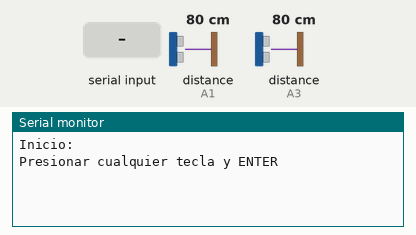
Simulated run of this sketch. Board: Arduino Uno, built with avr-gcc and run on an emulated ATmega328P. Shown: the last lines printed to the serial monitor. The test bench sets the inputs (shaded band); at power-on: distance to the obstacle (sensors on A1, A3) 80 cm. The echo pulse lasts 58.3 µs per cm.

Above: at 0.8 s.
0.9 s: "1" received over Serial
At 1.17 s:
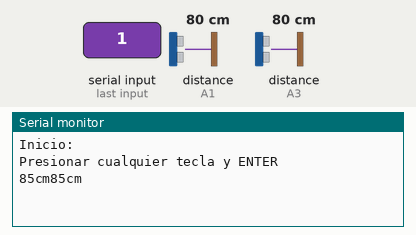
2.8 s: distance to the obstacle (sensor on A1) set to 2 cm
At 2.81 s:
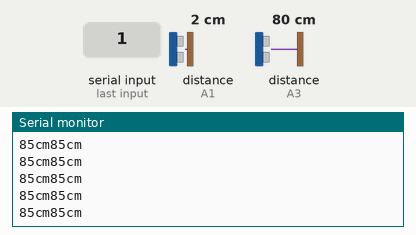
5.8 s: distance to the obstacle (sensor on A3) set to 2 cm
At 6.05 s:
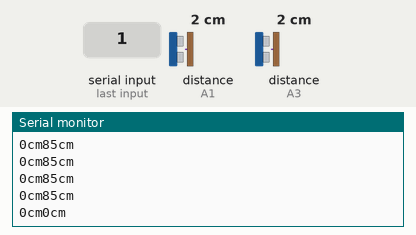
8.8 s: distance to the obstacle (sensor on A1) set to 4 cm
At 8.87 s:
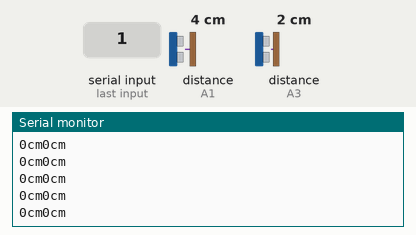
10.3 s: distance to the obstacle (sensor on A3) set to 4 cm
At 12.74 s:
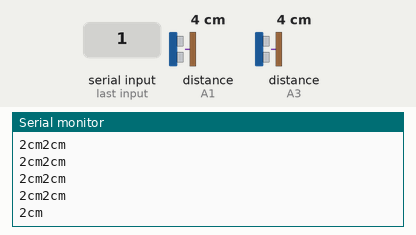
Timing chart, 0 to 12.8 s (numbered marks = the images above; inputs shaded):
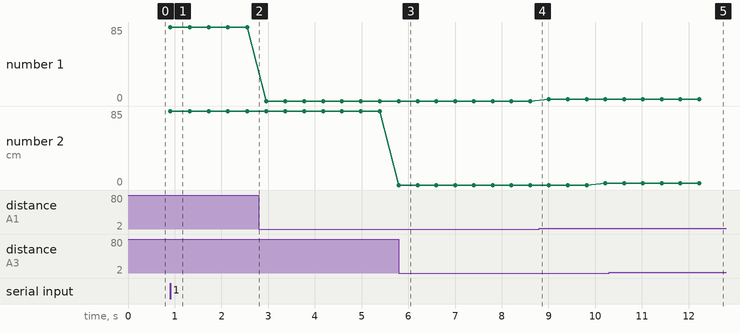

Measured:
- after the input at 0.9 s, the serial monitor: prints a new line at once (image 1)
- after the input at 10.3 s, the serial monitor: prints a new line after 0.32 s (image 5)
- plotted number 1: 85 → 0 after the input at 2.8 s, 0 → 2 after the input at 8.8 s
- plotted number 2: 85 → 0 after the input at 2.8 s, 0 → 2 after the input at 8.8 s

The sketch:

SensoresCalibrado.ino
```cpp
/*
Code to control a HC-SR04 with an Arduino Uno R3
It is little simplification of Ultrasonic.cpp - Library for HC-SR04 Ultrasonic Ranging Module.library
Created by ITead studio. Apr 20, 2010. iteadstudio.com
Modificated by Xarpe Serpe
*/

const int trig0 = A0; // Pin trigger.
const int echo0 = A1; // Pin echo.
const int trig1 = A2;
const int echo1 = A3;

void setup()
{

  Serial.begin(9600); // initialize serial communication:
  pinMode(trig0, OUTPUT);
  pinMode(echo0, INPUT);
  pinMode(trig1, OUTPUT);
  pinMode(echo1, INPUT);
  while (!Serial); 			// espera a enumeracion en caso de modelos con USB nativo
  Serial.println(F("Inicio:"));		// muestra texto estatico
  Serial.println(F("Presionar cualquier tecla y ENTER"));
  while (Serial.available() && Serial.read());		// lectura de monitor serie
  while (!Serial.available());   			// si no hay espera
  while (Serial.available() && Serial.read()); 		// lecyura de monitor serie
}

void loop()
{
  makePingIzq(); //Send a sonic burst and measure the time to echo, them calculate the distance.
    delay(200);
  makePingDer();
    delay(200);
}

void makePingIzq()
{
// establish variables for duration of the ping,
// and the distance result in inches and centimeters:
long duration, cm;

  // The PING))) is triggered by a HIGH pulse of 2 or more microseconds.
  // Give a short LOW pulse beforehand to ensure a clean HIGH pulse:
  digitalWrite(trig0, LOW);
  delayMicroseconds(2);
  digitalWrite(trig0, HIGH);
  delayMicroseconds(10); // The sonics burst has 0.340 cm of length.
  digitalWrite(trig0, LOW);

  // A HIGH pulse whose duration is the time (in microseconds) from the sending
  // of the ping to the reception of its echo off of an object.
  duration = pulseIn(echo0, HIGH);

  // convert the time into a distance

  cm = microsecondsToCentimeters(duration);
  Serial.print(cm);
  Serial.print("cm");
}

void makePingDer()
{
// establish variables for duration of the ping,
// and the distance result in inches and centimeters:
long duration, cm;

  // The PING))) is triggered by a HIGH pulse of 2 or more microseconds.
  // Give a short LOW pulse beforehand to ensure a clean HIGH pulse:
  digitalWrite(trig1, LOW);
  delayMicroseconds(2);
  digitalWrite(trig1, HIGH);
  delayMicroseconds(10); // The sonics burst has 0.340 cm of length.
  digitalWrite(trig1, LOW);

  // A HIGH pulse whose duration is the time (in microseconds) from the sending
  // of the ping to the reception of its echo off of an object.
  duration = pulseIn(echo1, HIGH);

  // convert the time into a distance

  cm = microsecondsToCentimeters(duration);
  Serial.print(cm);
  Serial.print("cm");
  Serial.println();

}

long microsecondsToCentimeters(long microseconds)
{
  // The speed of sound is 340 m/s or 29.4117647 microseconds per centimeter.
  // The ping travels out and back, so to find the distance of the
  // object we take half of the distance travelled.

  //return (microseconds / 29.4117647 / 2.); // without calibration.

  return (microseconds / 29.4117647 / 2.-1.511372549019610)/0.908687782805430;

  // The last two numbers came from the calibration of my own HC-SR04 module
  // For make that, you need to make a linear regression with real measurement
  // and the measuremente gived by the program.
}
```
